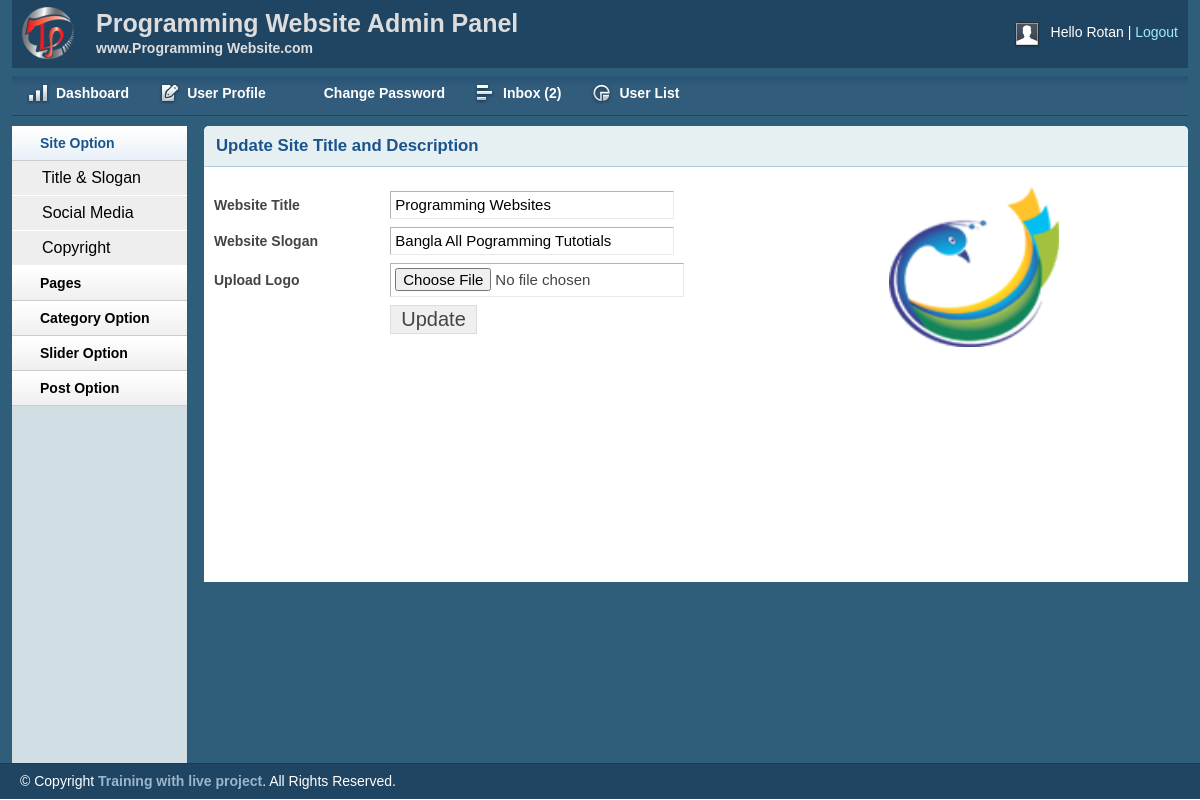
The app's page /admin/index.php?page=titleslogan (signed in) with its own data.
### tables this page shows
CREATE TABLE `tbl_user` (
  `id` int(11) NOT NULL,
  `name` varchar(255) NOT NULL,
  `username` varchar(50) NOT NULL,
  `password` varchar(32) NOT NULL,
  `email` varchar(255) NOT NULL,
  `details` text NOT NULL,
  `role` int(11) NOT NULL
);

CREATE TABLE `title_slogan` (
  `id` int(11) NOT NULL,
  `title` varchar(255) NOT NULL,
  `slogan` varchar(255) NOT NULL,
  `logo` varchar(255) NOT NULL
);

### admin/titleslogan.php (the view, shortened to what this page needs)
<div class="grid_10">
    <div class="box round first grid">
        <h2>Update Site Title and Description</h2>
        <?php
            $sql = "SELECT * FROM title_slogan WHERE id =1";
            $query = mysqli_query($con,$sql);
            while ($result = mysqli_fetch_array($query)) {
        ?>
        <div class="block sloginblock">
        <div class="leftside">
         <form action="" method="POST" enctype="multipart/form-data">
            <table class="form">
                <tr>
                    <td>
                        <label>Website Title</label>
                    </td>
                    <td>
                        <input type="text" value="<?php echo $result['title'];?>"  name="title" class="medium" />
                    </td>
                </tr>
				 <tr>
                    <td>
                        <label>Website Slogan</label>
                    </td>
                    <td>
                        <input type="text" value="<?php echo $result['slogan'];?>" name="slogan" class="medium" />
                    </td>
                </tr>
				<tr>
                    <td>
                        <label>Upload Logo</label>
                    </td>
                    <td>
                        <input type="file" name="logo" />
                    </td>
                </tr>
				 <tr>
                    <td>
                    </td>
                    <td>
                        <input type="submit" name="submit" Value="Update" />
                    </td>
                </tr>
            </table>
            </form>
            </div>
            <div class="rightside">
                <img src="<?php echo $result['logo'];?>" alt="logo">
            </div>
        </div>
        <?php } ?>
    </div>
</div>

### admin/common/header.php (shortened to what this page needs)
<!DOCTYPE html>
<html>
<head>
    <link rel="stylesheet" type="text/css" href="css/reset.css" media="screen" />
    <link rel="stylesheet" type="text/css" href="css/text.css" media="screen" />
    <link rel="stylesheet" type="text/css" href="css/grid.css" media="screen" />
    <link rel="stylesheet" type="text/css" href="css/layout.css" media="screen" />
    <link rel="stylesheet" type="text/css" href="css/nav.css" media="screen" />
    <link href="css/table/demo_page.css" rel="stylesheet" type="text/css" />
</head>
<body>
    <div class="container_12">
        <div class="grid_12 header-repeat">
            <div id="branding">
                <div class="floatleft logo">
                    <img src="img/livelogo.png" alt="Logo" />
				</div>
				<div class="floatleft middle">
					<h1>Programming Website Admin Panel</h1>
					<p>www.Programming Website.com</p>
				</div>
                <div class="floatright">
                    <div class="floatleft">
                        <img src="img/img-profile.jpg" alt="Profile Pic" /></div>
                    <div class="floatleft marginleft10">
                        <ul class="inline-ul floatleft">
                            <li>Hello <?php echo $UserData['username'];?></li>
                            <li><a href="logout.php">Logout</a></li>
                        </ul>
                    </div>
                </div>
            </div>
        </div>
        <div class="grid_12">
            <ul class="nav main">
                <li class="ic-dashboard"><a href="?page=dashboard"><span>Dashboard</span></a> </li>
                <li class="ic-form-style"><a href="?page=profile"><span>User Profile</span></a></li>
				<li class="ic-typography"><a href="?page=changepassword"><span>Change Password</span></a></li>
				<li class="ic-grid-tables"><a href="?page=inbox"><span>Inbox
                    <?php
                        $sql = "SELECT * FROM tbl_contact WHERE status = '0' order by id desc";
                        $msg = mysqli_query($con,$sql);
                        if ($msg) {
                            $count = mysqli_num_rows($msg);
                            echo "(".$count.")";
                        }else{
                            echo "(0)";
                        }
                    ?>
                </span></a></li>
                <li class="ic-charts"><a href="?page=users"><span>User List</span></a></li>
            </ul>
        </div>
<?php include 'sidebar.php'; ?>

### admin/css/layout.css (style rules this page uses)
body { background: #fff none repeat scroll 0 0; color: #444; font-size: 14px; padding: 0; }
.floatleft { float:left; }
.logo img { margin-top: -15px; width: 52px; }
.middle { margin-left: 22px; margin-top: -14px; }
.middle h1 { color:#ddd;margin:0 }
.middle p { color: #ddd; margin: 0; font-weight: bold; }
.floatright { float:right; }
.inline-ul li { display:inline; color:#fff; }
.marginleft10 { margin-left:10px; }
a { color: #000; font-weight:bold; text-decoration: none; }
.container_12, .container_16 { background:#2E5E79; }
h1, h2, h3, h4, h5, h6 { line-height:1.2em; margin-bottom:.3em; }
h2 { margin-top:1em; }
#branding { font-weight: normal; margin-bottom: 0; padding: 22px 10px 3px; text-align: left; }
.header-repeat { background:url(../img/header-repeat.jpg) repeat-x; }
#branding a { color:#A1EAFF; font-weight:normal; }
#branding a:before { content:" | "; color:#fff; }
#branding ul, #branding ul li { margin:0px; padding:0px; }
#branding li { padding:0px 0px 0px 0px !important; }
.box { background:#fff; margin-bottom:20px; padding:10px 10px 10px 10px; margin-left:-8px; }
.box.grid { padding-bottom:40px; }
.box.round { -moz-border-radius: 5px 5px 0px 0px; -webkit-border-radius: 5px 5px 0px 0px; border-radius: 5px 5px 0px 0px; }
.box h2 { font-size:1.2em; font-weight:bold; color:#1B548D; background:#E6F0F3; margin:-10px -10px 0 -10px; padding:10px 12px; border-bottom:1px solid #B3CBD6; -moz-border-radius: 5px 5px 0px 0px; -webkit-border-radius: 5px 5px 0px 0px; border-radius: 5px 5px 0px 0px; }
.box.first { min-height: 406px; }
.block { padding-top:20px; }
p { margin-bottom:1em; }
ul, ol { padding-top:0; }
table.form { width:100%; }
table.form td { padding:4px 0px; }
table.form label { font-weight:bold; }
table.form input, table.form select { font-size: 15px; padding: 4px 4px 5px 4px; border-top: 1px solid #b3b3b3; border-left: 1px solid #b3b3b3; border-right: 1px solid #eaeaea; border-bottom: 1px solid #eaeaea; }
table.form input[type="submit"] { border: 1px solid #ddd; color: #444; cursor: pointer; font-size: 20px; padding: 2px 10px; }
input.medium { width: 55%; }
.block { padding-bottom:1px; }

### admin/titleslogan.php (style rules this page uses)
.leftside { float: left;width: 70% }
.rightside { float: left;width: 20% }
.rightside img { height: 160px;width: 170px; }

### records on screen
tbl_user: username "Rotan"
title_slogan: title "Programming Websites", slogan "Bangla All Pogramming Tutotials", logo (picture)

### other values on screen
$count "2"
